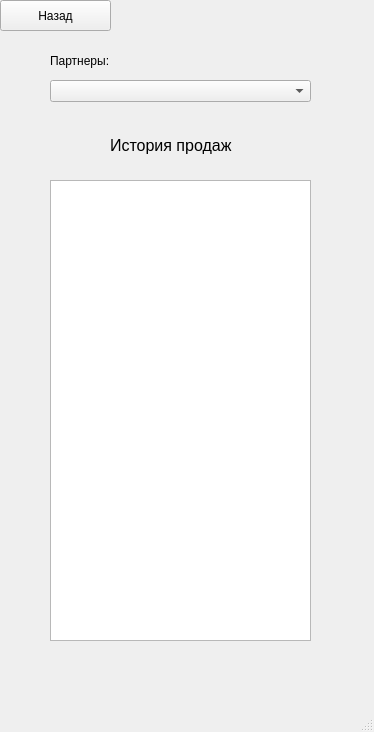
<?xml version="1.0" encoding="UTF-8"?>
<ui version="4.0">
 <class>MainWindow</class>
 <widget class="QMainWindow" name="MainWindow">
  <property name="geometry">
   <rect>
    <x>0</x>
    <y>0</y>
    <width>374</width>
    <height>732</height>
   </rect>
  </property>
  <property name="windowTitle">
   <string>MainWindow</string>
  </property>
  <widget class="QWidget" name="centralwidget">
   <widget class="QLabel" name="label_12">
    <property name="geometry">
     <rect>
      <x>110</x>
      <y>130</y>
      <width>141</width>
      <height>31</height>
     </rect>
    </property>
    <property name="font">
     <font>
      <family>Segoe UI</family>
      <pointsize>12</pointsize>
     </font>
    </property>
    <property name="text">
     <string>История продаж</string>
    </property>
   </widget>
   <widget class="QTextEdit" name="textEdit">
    <property name="geometry">
     <rect>
      <x>50</x>
      <y>180</y>
      <width>261</width>
      <height>461</height>
     </rect>
    </property>
    <property name="font">
     <font>
      <family>Segoe UI</family>
     </font>
    </property>
   </widget>
   <widget class="QLabel" name="label">
    <property name="geometry">
     <rect>
      <x>50</x>
      <y>50</y>
      <width>81</width>
      <height>21</height>
     </rect>
    </property>
    <property name="font">
     <font>
      <family>Segoe UI</family>
     </font>
    </property>
    <property name="text">
     <string>Партнеры:</string>
    </property>
   </widget>
   <widget class="QComboBox" name="comboBox">
    <property name="geometry">
     <rect>
      <x>50</x>
      <y>80</y>
      <width>261</width>
      <height>22</height>
     </rect>
    </property>
    <property name="font">
     <font>
      <family>Segoe UI</family>
     </font>
    </property>
   </widget>
   <widget class="QPushButton" name="pushButton">
    <property name="geometry">
     <rect>
      <x>0</x>
      <y>0</y>
      <width>111</width>
      <height>31</height>
     </rect>
    </property>
    <property name="font">
     <font>
      <family>Segoe UI</family>
     </font>
    </property>
    <property name="text">
     <string>Назад</string>
    </property>
   </widget>
   <widget class="QLabel" name="label_2">
    <property name="geometry">
     <rect>
      <x>280</x>
      <y>10</y>
      <width>61</width>
      <height>61</height>
     </rect>
    </property>
    <property name="text">
     <string/>
    </property>
    <property name="pixmap">
     <pixmap>../Ресурсы/Мастер пол.ico</pixmap>
    </property>
    <property name="scaledContents">
     <bool>true</bool>
    </property>
   </widget>
  </widget>
  <widget class="QMenuBar" name="menubar">
   <property name="geometry">
    <rect>
     <x>0</x>
     <y>0</y>
     <width>374</width>
     <height>21</height>
    </rect>
   </property>
  </widget>
  <widget class="QStatusBar" name="statusbar"/>
 </widget>
 <resources/>
 <connections/>
</ui>
